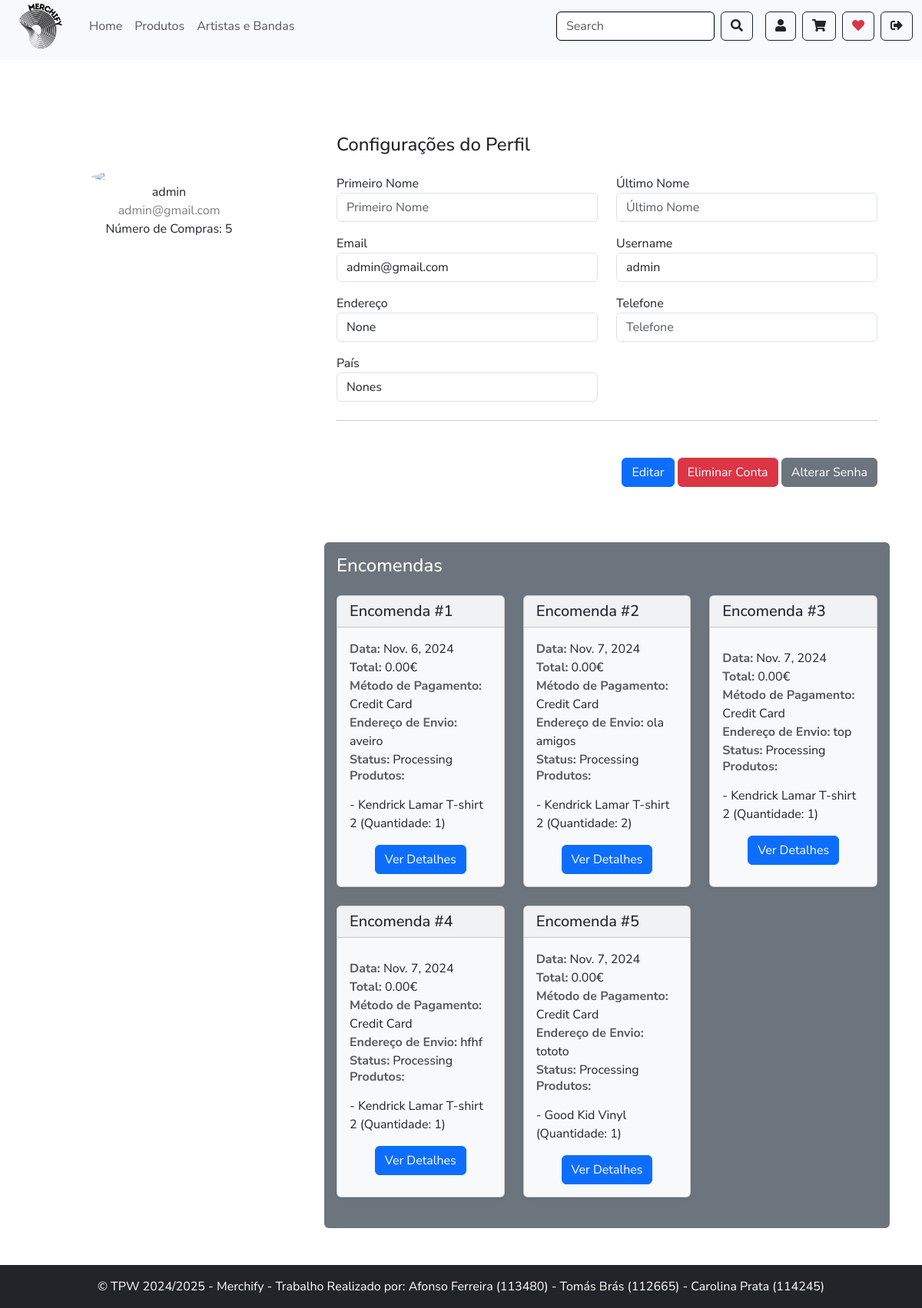
The page /account/profile (signed in) on the database its author committed.
### app/models.py (models this page shows, shortened)
class User(AbstractUser):
    USER_TYPES = (
        ('individual', 'Individual'),
        ('company', 'Company'),
        ('admin', 'Admin')
    )
    firstname = models.CharField(max_length=50, blank=True, null=True)
    lastname = models.CharField(max_length=50, blank=True, null=True)
    user_type = models.CharField(max_length=10, choices=USER_TYPES, default='individual')
    number_of_purchases = models.IntegerField(default=0)
    address = models.CharField(max_length=50, blank=True, null=True)
    email = models.EmailField(max_length=50, unique=True, blank=True, null=True)
    phone = models.CharField(max_length=50, blank=True, unique=True)
    country = models.CharField(max_length=50, blank=True, null=True)
    image = models.ImageField(upload_to='profile_pics/', blank=True, null=True)
    company = models.ForeignKey(Company, on_delete=models.SET_NULL, blank=True, null=True)

class Purchase(models.Model):
    id = models.AutoField(primary_key=True)
    user = models.ForeignKey(User, on_delete=models.CASCADE, related_name='purchases')
    date = models.DateField()
    paymentMethod = models.CharField(max_length=50)
    shippingAddress = models.CharField(max_length=50)
    status = models.CharField(max_length=50)
    total_amount = models.DecimalField(max_digits=10, decimal_places=2, default=0.00)

class PurchaseProduct(models.Model):
    purchase = models.ForeignKey(Purchase, on_delete=models.CASCADE, related_name='purchase_products')
    product = models.ForeignKey(Product, on_delete=models.CASCADE, related_name='product_purchases')
    quantity = models.PositiveIntegerField()

class Product(models.Model):
    id = models.AutoField(primary_key=True)
    name = models.CharField(max_length=50)
    description = models.TextField()
    price = models.FloatField()
    image = models.ImageField(upload_to='products/')
    artist = models.ForeignKey('Artist', on_delete=models.CASCADE)
    company = models.ForeignKey('Company', on_delete=models.CASCADE, related_name='products')
    category = models.CharField(max_length=50)
    addedProduct = models.DateField(auto_now_add=True)

### app/views.py (the view, shortened to what this page needs)
# urls.py: path("account/profile", views.profile, name="profile"),
@login_required(login_url='/login')
def profile(request):
    user = request.user
    if request.method == 'GET':
        logger.debug("Método GET acionado, carregando formulário.")
        image_form = UploadUserProfilePicture()
        profile_form = UpdateProfile(initial={
            'name': user.first_name,
            'surname': user.last_name,
            'email': user.email,
            'username': user.username,
            'address': user.address,
            'phone': user.phone,
            'country': user.country
        })
        password_form = UpdatePassword()
        purchases = Purchase.objects.filter(user=user)
        return render(request, 'profile.html', {
            'user': user,
            'image_form': image_form,
            'profile_form': profile_form,
            'password_form': password_form,
            'number_of_purchases': purchases.count(),
            'purchases': purchases,
        })

### app/forms.py (shortened to what this page needs)
class UploadUserProfilePicture(forms.Form):
    image = forms.ImageField(widget=forms.FileInput(attrs={'class': 'form-control',
                                                           'id': 'image',
                                                             'name': 'image',
                                                             'accept': 'image/*'}))

class UpdateProfile(forms.Form):
    username = forms.CharField(max_length=100, required=True)
    email = forms.EmailField(max_length=100, help_text='Required. Inform a valid email address.')
    address = forms.CharField(max_length=50, required=False)
    phone = forms.CharField(max_length=50, required=False)
    country = forms.CharField(max_length=50, required=False)
    image = forms.ImageField(widget=forms.FileInput(attrs={'class': 'form-control',
                                                           'id': 'image',
                                                             'name': 'image',
                                                             'accept': 'image/*'}))

### app/templates/profile.html (shortened to what this page needs)
{% extends "layout.html" %}
{% load static %}
{% block content %}
<div class="container rounded bg-white mt-5 mb-5">
    <div class="row">
        <div class="col-md-4 border-right" style="max-height: 500px; overflow-y: auto;">
            <div class="d-flex flex-column align-items-center text-center p-3 py-5">
                {% if user.image %}
                    <img class="profile-picture rounded-circle mt-5" width="200px" height="200px" src="{{ user.image.url }}" style="object-fit: cover;">
                {% else %}
                    <img class="rounded-circle mt-5" width="200px" src="https://st3.depositphotos.com/15648834/17930/v/600/depositphotos_179308454-stock-illustration-unknown-person-silhouette-glasses-profile.jpg">
                {% endif %}
                <span class="font-weight-bold">{{ user.username }}</span>
                <span class="text-black-50">{{ user.email }}</span>
                <span>Número de Compras: {{ number_of_purchases }}</span>
            </div>
        </div>
        <div class="col-md-8">
            <div class="p-3 py-5">
                <div class="d-flex justify-content-between align-items-center mb-3">
                    <h4 class="text-right">Configurações do Perfil</h4>
                </div>
                <form method="POST" enctype="multipart/form-data">
                    <div class="row mt-2">
                        <div class="col-md-6">
                            <label class="labels">Primeiro Nome</label>
                            <input type="text" class="form-control" name="name" placeholder="Primeiro Nome" value="{{ user.first_name }}" readonly>
                        </div>
                        <div class="col-md-6">
                            <label class="labels">Último Nome</label>
                            <input type="text" class="form-control" name="surname" value="{{ user.last_name }}" placeholder="Último Nome" readonly>
                        </div>
                    </div>
                    <div class="row mt-3">
                        <div class="col-md-6">
                            <label class="labels">Email</label>
                            <input type="text" class="form-control" name="email" placeholder="Email" value="{{ user.email }}" readonly>
                        </div>
                        <div class="col-md-6">
                            <label class="labels">Username</label>
                            <input type="text" class="form-control" name="username" value="{{ user.username }}" placeholder="Username" readonly>
                        </div>
                    </div>
                    <div class="row mt-3">
                        <div class="col-md-6">
                            <label class="labels">Endereço</label>
                            <input type="text" class="form-control" name="address" placeholder="Endereço" value="{{ user.address }}" readonly>
                        </div>
                        <div class="col-md-6">
                            <label class="labels">Telefone</label>
                            <input type="text" class="form-control" name="phone" value="{{ user.phone }}" placeholder="Telefone" readonly>
                        </div>
                    </div>
                    <div class="row mt-3">
                        <div class="col-md-6">
                            <label class="labels">País</label>
                            <input type="text" class="form-control" name="country" placeholder="País" value="{{ user.country }}" readonly>
                        </div>
                    </div>
                    <hr class="my-4" />
                    <div class="mt-5 text-end">
                        <button class="btn btn-primary profile-button" name="edit" id="editButton" type="button">Editar</button>
                        <button class="btn btn-danger profile-button" name="delete_account" type="submit">Eliminar Conta</button>
                        <button class="btn btn-secondary profile-button" name="Change_password" id="change_password" type="button">Alterar Senha</button>
                    </div>
                </form>
            </div>
            <div class="p-3 bg-secondary text-white rounded mt-4">
                <h4 class="mb-4">Encomendas</h4>
                {% if purchases %}
                    <div class="row">
                        {% for purchase in purchases %}
                            <div class="col-12 col-md-6 col-lg-4 mb-4">
                                <div class="card bg-light text-dark shadow-sm h-100">
                                    <div class="card-header">
                                        <h5 class="mb-0">Encomenda #{{ forloop.counter }}</h5>
                                    </div>
                                    <div class="card-body" style="text-align:left">
                                        <div class="info-grid">
                                            <div class="info-item">
                                                <span class="text-muted"><strong>Data:</strong></span>
                                                <span>{{ purchase.date }}</span>
                                            </div>
                                            <div class="info-item">
                                                <span class="text-muted"><strong>Total:</strong></span>
                                                <span>{{ purchase.total_amount|floatformat:2 }}€</span>
                                            </div>
                                            <div class="info-item">
                                                <span class="text-muted"><strong>Método de Pagamento:</strong></span>
                                                <span>{{ purchase.paymentMethod }}</span>
                                            </div>
                                            <div class="info-item">
                                                <span class="text-muted"><strong>Endereço de Envio:</strong></span>
                                                <span>{{ purchase.shippingAddress }}</span>
                                            </div>
                                            <div class="info-item">
                                                <span class="text-muted"><strong>Status:</strong></span>
                                                <span>{{ purchase.status }}</span>
                                            </div>
                                            <h6 class="mb-3 text-muted"><strong>Produtos:</strong></h6>
                                            <ul class="list-unstyled">
                                                {% for item in purchase.purchase_products.all %}
                                                    <li>- {{ item.product.name }} (Quantidade: {{ item.quantity }})</li>
                                                {% endfor %}
                                            </ul>
                                            <div class="text-center mt-3">
                                                <button class="btn btn-primary" onclick="showOrderDetails({{ purchase.id }})">Ver Detalhes</button>
                                            </div>
                                        </div>
                                    </div>
                                </div>
                            </div>
                        {% endfor %}
                    </div>
                {% else %}
                    <p class="text-light">Você ainda não fez nenhuma encomenda.</p>
                {% endif %}
            </div>
        </div>
    </div>
</div>
{% endblock %}

### app/templates/layout.html (style rules this page uses)
body { font-family: 'Nunito Sans', sans-serif !important; }

### rows shown on the page
User: username "admin", email "admin@gmail.com", address "None", country "Nones"
Purchase: date "Nov. 6, 2024", total_amount "0.00", paymentMethod "Credit Card", shippingAddress "aveiro", status "Processing"
PurchaseProduct: product.name "Kendrick Lamar T-shirt 2", quantity "1"
Purchase: date "Nov. 7, 2024", total_amount "0.00", paymentMethod "Credit Card", shippingAddress "ola amigos", status "Processing"
PurchaseProduct: product.name "Kendrick Lamar T-shirt 2", quantity "2"
Purchase: date "Nov. 7, 2024", total_amount "0.00", paymentMethod "Credit Card", shippingAddress "top", status "Processing"
PurchaseProduct: product.name "Kendrick Lamar T-shirt 2", quantity "1"
Purchase: date "Nov. 7, 2024", total_amount "0.00", paymentMethod "Credit Card", shippingAddress "hfhf", status "Processing"
PurchaseProduct: product.name "Kendrick Lamar T-shirt 2", quantity "1"
Purchase: date "Nov. 7, 2024", total_amount "0.00", paymentMethod "Credit Card", shippingAddress "tototo", status "Processing"
PurchaseProduct: product.name "Good Kid Vinyl", quantity "1"

### other values the page prints
{{ number_of_purchases }} "5"
